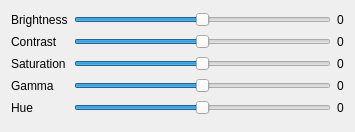
<?xml version="1.0" encoding="UTF-8"?>
<ui version="4.0">
 <class>Equalizer</class>
 <widget class="QDialog" name="Equalizer">
  <property name="geometry">
   <rect>
    <x>0</x>
    <y>0</y>
    <width>355</width>
    <height>132</height>
   </rect>
  </property>
  <property name="windowTitle">
   <string>Dialog</string>
  </property>
  <layout class="QGridLayout" name="gridLayout">
   <item row="0" column="0">
    <widget class="QLabel" name="label">
     <property name="text">
      <string>Brightness</string>
     </property>
    </widget>
   </item>
   <item row="0" column="1">
    <widget class="QSlider" name="brightnessSlider">
     <property name="minimum">
      <number>-100</number>
     </property>
     <property name="maximum">
      <number>100</number>
     </property>
     <property name="orientation">
      <enum>Qt::Horizontal</enum>
     </property>
    </widget>
   </item>
   <item row="0" column="2">
    <widget class="QLabel" name="brightnessLabel">
     <property name="text">
      <string>0</string>
     </property>
    </widget>
   </item>
   <item row="1" column="0">
    <widget class="QLabel" name="label_2">
     <property name="text">
      <string>Contrast</string>
     </property>
    </widget>
   </item>
   <item row="1" column="1">
    <widget class="QSlider" name="contrastSlider">
     <property name="minimum">
      <number>-100</number>
     </property>
     <property name="maximum">
      <number>100</number>
     </property>
     <property name="orientation">
      <enum>Qt::Horizontal</enum>
     </property>
    </widget>
   </item>
   <item row="1" column="2">
    <widget class="QLabel" name="constrastLabel">
     <property name="text">
      <string>0</string>
     </property>
    </widget>
   </item>
   <item row="2" column="0">
    <widget class="QLabel" name="label_3">
     <property name="text">
      <string>Saturation</string>
     </property>
    </widget>
   </item>
   <item row="2" column="1">
    <widget class="QSlider" name="saturationSlider">
     <property name="minimum">
      <number>-100</number>
     </property>
     <property name="maximum">
      <number>100</number>
     </property>
     <property name="orientation">
      <enum>Qt::Horizontal</enum>
     </property>
    </widget>
   </item>
   <item row="2" column="2">
    <widget class="QLabel" name="saturationLabel">
     <property name="text">
      <string>0</string>
     </property>
    </widget>
   </item>
   <item row="3" column="0">
    <widget class="QLabel" name="label_4">
     <property name="text">
      <string>Gamma</string>
     </property>
    </widget>
   </item>
   <item row="3" column="1">
    <widget class="QSlider" name="gammaSlider">
     <property name="minimum">
      <number>-100</number>
     </property>
     <property name="maximum">
      <number>100</number>
     </property>
     <property name="orientation">
      <enum>Qt::Horizontal</enum>
     </property>
    </widget>
   </item>
   <item row="3" column="2">
    <widget class="QLabel" name="gammaLabel">
     <property name="text">
      <string>0</string>
     </property>
    </widget>
   </item>
   <item row="4" column="0">
    <widget class="QLabel" name="label_5">
     <property name="text">
      <string>Hue</string>
     </property>
    </widget>
   </item>
   <item row="4" column="1">
    <widget class="QSlider" name="hueSlider">
     <property name="minimum">
      <number>-100</number>
     </property>
     <property name="maximum">
      <number>100</number>
     </property>
     <property name="orientation">
      <enum>Qt::Horizontal</enum>
     </property>
    </widget>
   </item>
   <item row="4" column="2">
    <widget class="QLabel" name="hueLabel">
     <property name="text">
      <string>0</string>
     </property>
    </widget>
   </item>
  </layout>
 </widget>
 <resources/>
 <connections>
  <connection>
   <sender>brightnessSlider</sender>
   <signal>valueChanged(int)</signal>
   <receiver>brightnessLabel</receiver>
   <slot>setNum(int)</slot>
   <hints>
    <hint type="sourcelabel">
     <x>203</x>
     <y>17</y>
    </hint>
    <hint type="destinationlabel">
     <x>342</x>
     <y>17</y>
    </hint>
   </hints>
  </connection>
  <connection>
   <sender>contrastSlider</sender>
   <signal>valueChanged(int)</signal>
   <receiver>constrastLabel</receiver>
   <slot>setNum(int)</slot>
   <hints>
    <hint type="sourcelabel">
     <x>203</x>
     <y>41</y>
    </hint>
    <hint type="destinationlabel">
     <x>342</x>
     <y>41</y>
    </hint>
   </hints>
  </connection>
  <connection>
   <sender>saturationSlider</sender>
   <signal>valueChanged(int)</signal>
   <receiver>saturationLabel</receiver>
   <slot>setNum(int)</slot>
   <hints>
    <hint type="sourcelabel">
     <x>203</x>
     <y>65</y>
    </hint>
    <hint type="destinationlabel">
     <x>342</x>
     <y>65</y>
    </hint>
   </hints>
  </connection>
  <connection>
   <sender>gammaSlider</sender>
   <signal>valueChanged(int)</signal>
   <receiver>gammaLabel</receiver>
   <slot>setNum(int)</slot>
   <hints>
    <hint type="sourcelabel">
     <x>203</x>
     <y>89</y>
    </hint>
    <hint type="destinationlabel">
     <x>342</x>
     <y>89</y>
    </hint>
   </hints>
  </connection>
  <connection>
   <sender>hueSlider</sender>
   <signal>valueChanged(int)</signal>
   <receiver>hueLabel</receiver>
   <slot>setNum(int)</slot>
   <hints>
    <hint type="sourcelabel">
     <x>203</x>
     <y>113</y>
    </hint>
    <hint type="destinationlabel">
     <x>342</x>
     <y>113</y>
    </hint>
   </hints>
  </connection>
 </connections>
</ui>
